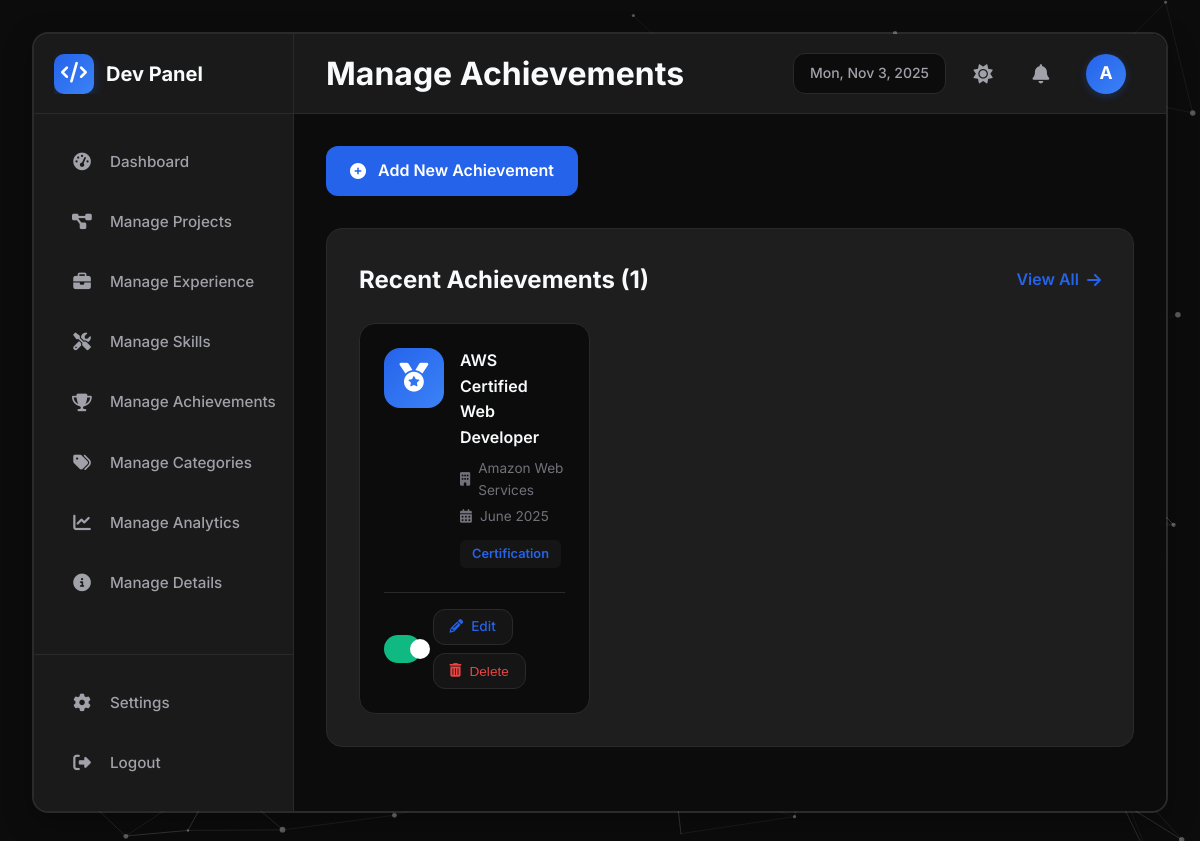
Page /achievements/ on the committed database.
### portfolio/models.py (models this page shows, shortened)
class Achievement(models.Model):
    CATEGORY_CHOICES = [
        ("certification", "Certification"),
        ("award", "Award"),
        ("competition", "Competition"),
        ("recognition", "Recognition"),
        ("publication", "Publication"),
        ("patent", "Patent"),
    ]
    ICON_TYPE_CHOICES = [
        ("upload", "Upload Image"),
        ("fontawesome", "Font Awesome Icon"),
    ]
    CREDENTIAL_TYPE_CHOICES = [
        ("file", "Upload File"),
        ("link", "URL Link"),
    ]
    title = models.CharField(max_length=255, help_text="Achievement title")
    slug = models.SlugField(max_length=255, unique=True, blank=True)
    category = models.CharField(
        max_length=50, choices=CATEGORY_CHOICES, help_text="Achievement category"
    )
    issuing_organization = models.CharField(
        max_length=255, help_text="Organization that issued the achievement"
    )
    achievement_date = models.DateField(help_text="Date achievement was received")
    expiration_date = models.DateField(
        null=True, blank=True, help_text="Expiration date if applicable"
    )
    no_expiration = models.BooleanField(
        default=True, help_text="Check if achievement doesn't expire"
    )
    short_description = models.TextField(help_text="Brief description")
    full_description = models.TextField(
        blank=True, null=True, help_text="Detailed description (supports HTML)"
    )
    icon_type = models.CharField(
        max_length=20,
        choices=ICON_TYPE_CHOICES,
        default="upload",
        help_text="Icon type",
    )
    icon_image = models.ImageField(
        upload_to="achievements/icons/",
        null=True,
        blank=True,
        help_text="Upload icon/badge image",
    )
    icon_class = models.CharField(
        max_length=100,
        blank=True,
        null=True,
        help_text="Font Awesome icon class (e.g., fas fa-trophy)",
    )
    credential_type = models.CharField(
        max_length=20,
        choices=CREDENTIAL_TYPE_CHOICES,
        default="file",
        help_text="Credential type",
    )
    credential_file = models.FileField(
        upload_to="achievements/credentials/",
        null=True,
        blank=True,
        help_text="Upload credential document",
    )
    credential_url = models.URLField(
        max_length=500, blank=True, null=True, help_text="Credential verification URL"
    )
    credential_id = models.CharField(
        max_length=255, blank=True, null=True, help_text="Credential ID"
    )
    related_link = models.URLField(
        max_length=500, blank=True, null=True, help_text="Related link"
    )
    is_active = models.BooleanField(default=True, help_text="Show on website")
    is_draft = models.BooleanField(default=False, help_text="Draft status")
    order = models.IntegerField(default=0, help_text="Display order")
    created_at = models.DateTimeField(auto_now_add=True)
    updated_at = models.DateTimeField(auto_now=True)
    class Meta:
        ordering = ["-achievement_date", "title"]
        verbose_name = "Achievement"
        verbose_name_plural = "Achievements"

### portfolio/views.py (the view, shortened to what this page needs)
# urls.py: path("achievements/", views.manage_achievements, name="manage_achievements"),
def manage_achievements(request):
    recent_achievements = Achievement.objects.all().order_by("-created_at")[:6]
    total_count = Achievement.objects.count()
    context = {
        "recent_achievements": recent_achievements,
        "total_count": total_count,
    }
    return render(request, "manage_achievements.html", context)

### portfolio/context_processors.py (called while the page is built)
def notifications_context(request):
    recent_notifications = Notification.objects.filter(is_active=True).order_by('-created_at')[:3]
    unread_count = Notification.objects.filter(is_active=True, is_read=False).count()
    return {
        'recent_notifications': recent_notifications,
        'unread_count': unread_count,
    }

### templates/manage_achievements.html (shortened to what this page needs)
{% extends 'base.html' %}
{% load static %}
{% block extra_css %}
<link rel="stylesheet" href="{% static 'css/manage-achievements.css' %}?v=1">
{% endblock %}
{% block nav_achievements %}active{% endblock %}
{% block navbar_left %}
<h1 class="page-title">Manage Achievements</h1>
{% endblock %}
{% block content %}
<div class="page-actions-header">
    <a href="{% url 'create_achievement' %}" class="btn-primary">
        <i class="fas fa-plus-circle"></i> Add New Achievement
    </a>
</div>
<section class="section-card fade-in">
    <div class="section-header">
        <h2>Recent Achievements <span class="blog-count">({{ total_count }})</span></h2>
        <a href="{% url 'list_achievements' %}" class="view-all-link">View All <i class="fas fa-arrow-right"></i></a>
    </div>
    <div class="achievements-grid">
        {% for achievement in recent_achievements %}
        <div class="achievement-card {% if achievement.is_draft %}draft{% endif %} {% if not achievement.is_active %}inactive{% endif %}" data-achievement-id="{{ achievement.id }}">
            <div class="achievement-icon">
                {% if achievement.icon_type == 'upload' and achievement.icon_image %}
                <img src="{{ achievement.icon_image.url }}" alt="{{ achievement.title }}">
                {% elif achievement.icon_type == 'fontawesome' and achievement.icon_class %}
                <i class="{{ achievement.icon_class }}"></i>
                {% else %}
                <i class="fas fa-award"></i>
                {% endif %}
            </div>
            <div class="achievement-content">
                <h4>{{ achievement.title }}</h4>
                <p class="achievement-issuer"><i class="fas fa-building"></i> {{ achievement.issuing_organization }}</p>
                <p class="achievement-date"><i class="fas fa-calendar-alt"></i> {{ achievement.achievement_date|date:"F Y" }}</p>
                <span class="achievement-type">{{ achievement.get_category_display }}</span>
            </div>
            <div class="achievement-actions">
                <label class="toggle-switch">
                    <span class="slider"></span>
                </label>
                <div class="action-buttons">
                    <a href="{% url 'edit_achievement' achievement.id %}" class="btn-icon btn-edit">
                        <i class="fas fa-pencil-alt"></i> Edit
                    </a>
                    <button type="button" class="btn-icon btn-delete" data-achievement-id="{{ achievement.id }}" data-achievement-title="{{ achievement.title }}">
                        <i class="fas fa-trash-alt"></i> Delete
                    </button>
                </div>
            </div>
        </div>
        {% empty %}
        <div class="empty-state">
            <i class="fas fa-award"></i>
            <p>No achievements yet. Add your first achievement!</p>
        </div>
        {% endfor %}
    </div>
</section>
{% endblock %}

### static/css/base.css (style rules this page uses)
:root { --bg-main: #0c0c0c; --bg-sidebar: #1a1a1a; --bg-cards: #1e1e1e; --border-color: #2a2a2a; --text-primary: #f8fafc; --text-secondary: #a1a1aa; --text-muted: #71717a; --particle-color: #444; --shadow-color: rgba(0, 0, 0, 0.3); --hover-bg: rgba(100, 100, 100, 0.1); --accent-blue: #2563eb; --accent-blue-hover: #3b82f6; --success: #10b981; --danger: #ef4444; --shadow-lg: 0 10px 30px var(--shadow-color); --border-radius: 12px; --border-radius-lg: 16px; --transition: all 0.2s cubic-bezier(0.4, 0, 0.2, 1); }
*, *::before, *::after { margin: 0; padding: 0; box-sizing: border-box; }
body { font-family: 'Inter', -apple-system, BlinkMacSystemFont, sans-serif; background-color: var(--bg-main); color: var(--text-primary); line-height: 1.6; -webkit-font-smoothing: antialiased; -moz-osx-font-smoothing: grayscale; overflow-x: hidden; transition: background-color var(--transition), color var(--transition); }
a { text-decoration: none; color: inherit; }
button { background: none; border: none; cursor: pointer; }
.btn-primary { background: var(--accent-blue); color: white; padding: 12px 1.5rem; border-radius: var(--border-radius); font-weight: 600; transition: var(--transition); display: inline-flex; align-items: center; gap: 0.75rem; font-size: 1rem; text-decoration: none; cursor: pointer; }
.btn-icon { min-width: 80px; height: 36px; padding: 0 1rem; border-radius: var(--border-radius); display: inline-flex; align-items: center; justify-content: center; gap: 0.5rem; font-size: 0.85rem; font-weight: 500; color: var(--text-secondary); background-color: var(--hover-bg); border: 1px solid var(--border-color); transition: var(--transition); cursor: pointer; }
.btn-edit { color: var(--accent-blue); }
.btn-delete { color: var(--danger); }
.section-card { background-color: var(--bg-cards); border: 1px solid var(--border-color); border-radius: var(--border-radius-lg); padding: 2rem; transition: var(--transition); }
.page-actions-header { margin-bottom: 2rem; }
.section-header { display: flex; justify-content: space-between; align-items: center; margin-bottom: 1.5rem; }
.section-header h2 { font-size: 1.5rem; font-weight: 700; }
.view-all-link { color: var(--accent-blue); font-weight: 600; display: flex; align-items: center; gap: 0.5rem; transition: var(--transition); }
.action-buttons { display: flex; gap: 0.5rem; }
.toggle-switch { position: relative; display: inline-block; width: 50px; height: 28px; }
.slider { position: absolute; cursor: pointer; top: 0; left: 0; right: 0; bottom: 0; background-color: var(--border-color); border-radius: 28px; transition: var(--transition); }
.slider:before { position: absolute; content: ""; height: 20px; width: 20px; left: 4px; bottom: 4px; background-color: white; border-radius: 50%; transition: var(--transition); }
.toggle-switch input:checked + .slider { background-color: var(--success); }
.toggle-switch input:checked + .slider:before { transform: translateX(22px); }
.fade-in { animation: fadeIn 0.5s ease-out forwards; }

### static/css/style.css (style rules this page uses)
body { display: flex; justify-content: center; align-items: center; min-height: 100vh; padding: 2rem; background: var(--bg-main); transition: background-color var(--transition); }
.section-card { background: var(--bg-cards); border: 1px solid var(--border-color); border-radius: var(--border-radius-lg); padding: 2rem; margin-bottom: 2rem; transition: all var(--transition); box-shadow: var(--shadow-sm); }
.fade-in { opacity: 0; transform: translateY(20px); animation: fadeInUp 0.6s ease forwards; }

### rows in the picture
Achievement: title "AWS Certified Web Developer", issuing_organization "Amazon Web Services", achievement_date "June 2025", category "Certification"

### other values in the picture
{{ total_count }} "1"
